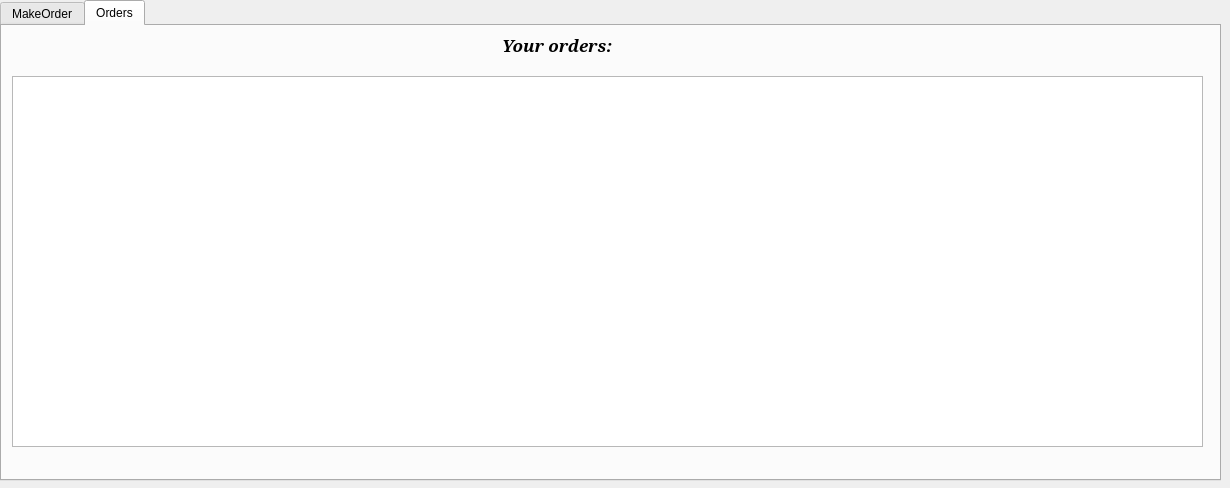
<?xml version="1.0" encoding="UTF-8"?>
<ui version="4.0">
 <class>GuestView</class>
 <widget class="QWidget" name="GuestView">
  <property name="geometry">
   <rect>
    <x>0</x>
    <y>0</y>
    <width>1230</width>
    <height>488</height>
   </rect>
  </property>
  <property name="windowTitle">
   <string>Guest View</string>
  </property>
  <widget class="QTabWidget" name="tabWidget">
   <property name="geometry">
    <rect>
     <x>0</x>
     <y>0</y>
     <width>1221</width>
     <height>481</height>
    </rect>
   </property>
   <property name="currentIndex">
    <number>1</number>
   </property>
   <widget class="QWidget" name="tabOrders">
    <attribute name="title">
     <string>MakeOrder</string>
    </attribute>
    <widget class="QDateEdit" name="dateBegin">
     <property name="geometry">
      <rect>
       <x>20</x>
       <y>30</y>
       <width>110</width>
       <height>26</height>
      </rect>
     </property>
     <property name="dateTime">
      <datetime>
       <hour>0</hour>
       <minute>0</minute>
       <second>0</second>
       <year>2018</year>
       <month>6</month>
       <day>1</day>
      </datetime>
     </property>
     <property name="time">
      <time>
       <hour>0</hour>
       <minute>0</minute>
       <second>0</second>
      </time>
     </property>
     <property name="minimumDate">
      <date>
       <year>2018</year>
       <month>6</month>
       <day>1</day>
      </date>
     </property>
    </widget>
    <widget class="QDateEdit" name="dateEnd">
     <property name="geometry">
      <rect>
       <x>140</x>
       <y>30</y>
       <width>110</width>
       <height>26</height>
      </rect>
     </property>
     <property name="minimumDateTime">
      <datetime>
       <hour>0</hour>
       <minute>0</minute>
       <second>0</second>
       <year>2018</year>
       <month>6</month>
       <day>1</day>
      </datetime>
     </property>
     <property name="minimumDate">
      <date>
       <year>2018</year>
       <month>6</month>
       <day>1</day>
      </date>
     </property>
    </widget>
    <widget class="QLabel" name="label_12">
     <property name="geometry">
      <rect>
       <x>30</x>
       <y>10</y>
       <width>91</width>
       <height>17</height>
      </rect>
     </property>
     <property name="text">
      <string>Дата заселения</string>
     </property>
    </widget>
    <widget class="QLabel" name="label_13">
     <property name="geometry">
      <rect>
       <x>140</x>
       <y>10</y>
       <width>101</width>
       <height>17</height>
      </rect>
     </property>
     <property name="text">
      <string>Дата выселения</string>
     </property>
    </widget>
    <widget class="QPushButton" name="vacantRoms">
     <property name="geometry">
      <rect>
       <x>10</x>
       <y>230</y>
       <width>101</width>
       <height>25</height>
      </rect>
     </property>
     <property name="text">
      <string>Show Rooms</string>
     </property>
    </widget>
    <widget class="QComboBox" name="orderplacesCb">
     <property name="geometry">
      <rect>
       <x>80</x>
       <y>100</y>
       <width>151</width>
       <height>25</height>
      </rect>
     </property>
     <item>
      <property name="text">
       <string>1</string>
      </property>
     </item>
     <item>
      <property name="text">
       <string>2</string>
      </property>
     </item>
     <item>
      <property name="text">
       <string>3</string>
      </property>
     </item>
     <item>
      <property name="text">
       <string>4</string>
      </property>
     </item>
     <item>
      <property name="text">
       <string>5</string>
      </property>
     </item>
     <item>
      <property name="text">
       <string>6</string>
      </property>
     </item>
     <item>
      <property name="text">
       <string>7</string>
      </property>
     </item>
     <item>
      <property name="text">
       <string>8</string>
      </property>
     </item>
     <item>
      <property name="text">
       <string>9</string>
      </property>
     </item>
     <item>
      <property name="text">
       <string>10</string>
      </property>
     </item>
    </widget>
    <widget class="QLabel" name="label_45">
     <property name="geometry">
      <rect>
       <x>20</x>
       <y>100</y>
       <width>51</width>
       <height>17</height>
      </rect>
     </property>
     <property name="text">
      <string>Places:</string>
     </property>
    </widget>
    <widget class="QLabel" name="label_46">
     <property name="geometry">
      <rect>
       <x>20</x>
       <y>130</y>
       <width>54</width>
       <height>17</height>
      </rect>
     </property>
     <property name="text">
      <string>Type:</string>
     </property>
    </widget>
    <widget class="QComboBox" name="orderRoomType">
     <property name="geometry">
      <rect>
       <x>80</x>
       <y>130</y>
       <width>151</width>
       <height>25</height>
      </rect>
     </property>
    </widget>
    <widget class="QComboBox" name="orderRatingStartCb">
     <property name="geometry">
      <rect>
       <x>80</x>
       <y>160</y>
       <width>71</width>
       <height>25</height>
      </rect>
     </property>
     <item>
      <property name="text">
       <string>1</string>
      </property>
     </item>
     <item>
      <property name="text">
       <string>2</string>
      </property>
     </item>
     <item>
      <property name="text">
       <string>3</string>
      </property>
     </item>
     <item>
      <property name="text">
       <string>4</string>
      </property>
     </item>
     <item>
      <property name="text">
       <string>5</string>
      </property>
     </item>
     <item>
      <property name="text">
       <string>6</string>
      </property>
     </item>
     <item>
      <property name="text">
       <string>7</string>
      </property>
     </item>
     <item>
      <property name="text">
       <string>8</string>
      </property>
     </item>
     <item>
      <property name="text">
       <string>9</string>
      </property>
     </item>
     <item>
      <property name="text">
       <string>10</string>
      </property>
     </item>
    </widget>
    <widget class="QLabel" name="label_47">
     <property name="geometry">
      <rect>
       <x>20</x>
       <y>160</y>
       <width>61</width>
       <height>17</height>
      </rect>
     </property>
     <property name="text">
      <string>Rating:</string>
     </property>
    </widget>
    <widget class="QTableWidget" name="vacantRoomsTbl">
     <property name="geometry">
      <rect>
       <x>260</x>
       <y>10</y>
       <width>611</width>
       <height>231</height>
      </rect>
     </property>
     <property name="editTriggers">
      <set>QAbstractItemView::NoEditTriggers</set>
     </property>
     <property name="showGrid">
      <bool>true</bool>
     </property>
    </widget>
    <widget class="QLabel" name="label_48">
     <property name="geometry">
      <rect>
       <x>20</x>
       <y>190</y>
       <width>61</width>
       <height>17</height>
      </rect>
     </property>
     <property name="text">
      <string>Price:</string>
     </property>
    </widget>
    <widget class="QComboBox" name="orderPriceEndCb">
     <property name="geometry">
      <rect>
       <x>160</x>
       <y>190</y>
       <width>71</width>
       <height>25</height>
      </rect>
     </property>
     <item>
      <property name="text">
       <string>500</string>
      </property>
     </item>
     <item>
      <property name="text">
       <string>1000</string>
      </property>
     </item>
     <item>
      <property name="text">
       <string>2000</string>
      </property>
     </item>
     <item>
      <property name="text">
       <string>3000</string>
      </property>
     </item>
     <item>
      <property name="text">
       <string>4000</string>
      </property>
     </item>
     <item>
      <property name="text">
       <string>5000</string>
      </property>
     </item>
     <item>
      <property name="text">
       <string>6000</string>
      </property>
     </item>
     <item>
      <property name="text">
       <string>7000</string>
      </property>
     </item>
     <item>
      <property name="text">
       <string>8000</string>
      </property>
     </item>
     <item>
      <property name="text">
       <string>9000</string>
      </property>
     </item>
     <item>
      <property name="text">
       <string>10000</string>
      </property>
     </item>
    </widget>
    <widget class="QComboBox" name="orderRatingEndCb">
     <property name="geometry">
      <rect>
       <x>160</x>
       <y>160</y>
       <width>71</width>
       <height>25</height>
      </rect>
     </property>
     <item>
      <property name="text">
       <string>2</string>
      </property>
     </item>
     <item>
      <property name="text">
       <string>3</string>
      </property>
     </item>
     <item>
      <property name="text">
       <string>4</string>
      </property>
     </item>
     <item>
      <property name="text">
       <string>5</string>
      </property>
     </item>
     <item>
      <property name="text">
       <string>6</string>
      </property>
     </item>
     <item>
      <property name="text">
       <string>7</string>
      </property>
     </item>
     <item>
      <property name="text">
       <string>8</string>
      </property>
     </item>
     <item>
      <property name="text">
       <string>9</string>
      </property>
     </item>
     <item>
      <property name="text">
       <string>10</string>
      </property>
     </item>
    </widget>
    <widget class="QPushButton" name="makeOrderBtn">
     <property name="geometry">
      <rect>
       <x>140</x>
       <y>230</y>
       <width>101</width>
       <height>25</height>
      </rect>
     </property>
     <property name="text">
      <string>Make order</string>
     </property>
    </widget>
    <widget class="QLabel" name="label">
     <property name="geometry">
      <rect>
       <x>20</x>
       <y>70</y>
       <width>54</width>
       <height>17</height>
      </rect>
     </property>
     <property name="text">
      <string>Hotel:</string>
     </property>
    </widget>
    <widget class="QComboBox" name="hotelCb">
     <property name="geometry">
      <rect>
       <x>80</x>
       <y>70</y>
       <width>151</width>
       <height>25</height>
      </rect>
     </property>
    </widget>
    <widget class="QTableWidget" name="HotelsTbl">
     <property name="geometry">
      <rect>
       <x>10</x>
       <y>270</y>
       <width>861</width>
       <height>171</height>
      </rect>
     </property>
     <property name="editTriggers">
      <set>QAbstractItemView::NoEditTriggers</set>
     </property>
     <property name="showGrid">
      <bool>true</bool>
     </property>
    </widget>
    <widget class="QLabel" name="label_10">
     <property name="geometry">
      <rect>
       <x>380</x>
       <y>250</y>
       <width>71</width>
       <height>17</height>
      </rect>
     </property>
     <property name="text">
      <string>Hotels</string>
     </property>
    </widget>
    <widget class="QComboBox" name="orderPriceStartCb">
     <property name="geometry">
      <rect>
       <x>80</x>
       <y>190</y>
       <width>71</width>
       <height>25</height>
      </rect>
     </property>
     <item>
      <property name="text">
       <string>500</string>
      </property>
     </item>
     <item>
      <property name="text">
       <string>1000</string>
      </property>
     </item>
     <item>
      <property name="text">
       <string>2000</string>
      </property>
     </item>
     <item>
      <property name="text">
       <string>3000</string>
      </property>
     </item>
     <item>
      <property name="text">
       <string>4000</string>
      </property>
     </item>
     <item>
      <property name="text">
       <string>5000</string>
      </property>
     </item>
     <item>
      <property name="text">
       <string>6000</string>
      </property>
     </item>
     <item>
      <property name="text">
       <string>7000</string>
      </property>
     </item>
     <item>
      <property name="text">
       <string>8000</string>
      </property>
     </item>
     <item>
      <property name="text">
       <string>9000</string>
      </property>
     </item>
     <item>
      <property name="text">
       <string>10000</string>
      </property>
     </item>
    </widget>
    <widget class="QGroupBox" name="groupBox_3">
     <property name="geometry">
      <rect>
       <x>880</x>
       <y>50</y>
       <width>331</width>
       <height>341</height>
      </rect>
     </property>
     <property name="title">
      <string/>
     </property>
     <widget class="QPushButton" name="editBtn">
      <property name="geometry">
       <rect>
        <x>110</x>
        <y>310</y>
        <width>80</width>
        <height>25</height>
       </rect>
      </property>
      <property name="text">
       <string>Edit info</string>
      </property>
     </widget>
     <widget class="QLabel" name="label_3">
      <property name="geometry">
       <rect>
        <x>10</x>
        <y>0</y>
        <width>271</width>
        <height>17</height>
       </rect>
      </property>
      <property name="font">
       <font>
        <pointsize>11</pointsize>
        <weight>50</weight>
        <italic>true</italic>
        <bold>false</bold>
       </font>
      </property>
      <property name="text">
       <string>Edit info about yourself, if you want:</string>
      </property>
     </widget>
     <widget class="QGroupBox" name="groupBox_4">
      <property name="geometry">
       <rect>
        <x>30</x>
        <y>230</y>
        <width>261</width>
        <height>71</height>
       </rect>
      </property>
      <property name="title">
       <string/>
      </property>
      <widget class="QLabel" name="editLbl">
       <property name="geometry">
        <rect>
         <x>10</x>
         <y>20</y>
         <width>251</width>
         <height>51</height>
        </rect>
       </property>
       <property name="text">
        <string/>
       </property>
      </widget>
      <widget class="QLabel" name="label_36">
       <property name="geometry">
        <rect>
         <x>90</x>
         <y>0</y>
         <width>61</width>
         <height>17</height>
        </rect>
       </property>
       <property name="text">
        <string>Message:</string>
       </property>
      </widget>
     </widget>
     <widget class="QTextEdit" name="firstN">
      <property name="geometry">
       <rect>
        <x>140</x>
        <y>30</y>
        <width>181</width>
        <height>31</height>
       </rect>
      </property>
     </widget>
     <widget class="QLabel" name="firstNL_4">
      <property name="geometry">
       <rect>
        <x>20</x>
        <y>40</y>
        <width>111</width>
        <height>16</height>
       </rect>
      </property>
      <property name="font">
       <font>
        <pointsize>12</pointsize>
        <weight>75</weight>
        <bold>true</bold>
       </font>
      </property>
      <property name="text">
       <string>FirstName* :</string>
      </property>
     </widget>
     <widget class="QTextEdit" name="passportTE">
      <property name="geometry">
       <rect>
        <x>140</x>
        <y>190</y>
        <width>181</width>
        <height>31</height>
       </rect>
      </property>
     </widget>
     <widget class="QTextEdit" name="phoneTE">
      <property name="geometry">
       <rect>
        <x>140</x>
        <y>150</y>
        <width>181</width>
        <height>31</height>
       </rect>
      </property>
     </widget>
     <widget class="QLabel" name="passportL_2">
      <property name="geometry">
       <rect>
        <x>20</x>
        <y>200</y>
        <width>111</width>
        <height>16</height>
       </rect>
      </property>
      <property name="font">
       <font>
        <pointsize>12</pointsize>
        <weight>75</weight>
        <bold>true</bold>
       </font>
      </property>
      <property name="text">
       <string>Passport* :</string>
      </property>
     </widget>
     <widget class="QTextEdit" name="lastN">
      <property name="geometry">
       <rect>
        <x>140</x>
        <y>110</y>
        <width>181</width>
        <height>31</height>
       </rect>
      </property>
     </widget>
     <widget class="QLabel" name="firstNL_5">
      <property name="geometry">
       <rect>
        <x>20</x>
        <y>120</y>
        <width>111</width>
        <height>16</height>
       </rect>
      </property>
      <property name="font">
       <font>
        <pointsize>12</pointsize>
        <weight>75</weight>
        <bold>true</bold>
       </font>
      </property>
      <property name="text">
       <string>LastName : </string>
      </property>
     </widget>
     <widget class="QTextEdit" name="secondN">
      <property name="geometry">
       <rect>
        <x>140</x>
        <y>70</y>
        <width>181</width>
        <height>31</height>
       </rect>
      </property>
     </widget>
     <widget class="QLabel" name="passwordL_3">
      <property name="geometry">
       <rect>
        <x>10</x>
        <y>160</y>
        <width>131</width>
        <height>16</height>
       </rect>
      </property>
      <property name="font">
       <font>
        <pointsize>12</pointsize>
        <weight>75</weight>
        <bold>true</bold>
       </font>
      </property>
      <property name="text">
       <string>Phonenumber :</string>
      </property>
     </widget>
     <widget class="QLabel" name="firstNL_6">
      <property name="geometry">
       <rect>
        <x>10</x>
        <y>80</y>
        <width>131</width>
        <height>16</height>
       </rect>
      </property>
      <property name="font">
       <font>
        <pointsize>12</pointsize>
        <weight>75</weight>
        <bold>true</bold>
       </font>
      </property>
      <property name="text">
       <string>SecondName* :</string>
      </property>
     </widget>
    </widget>
    <widget class="QLabel" name="helloLbl">
     <property name="geometry">
      <rect>
       <x>950</x>
       <y>0</y>
       <width>241</width>
       <height>31</height>
      </rect>
     </property>
     <property name="font">
      <font>
       <pointsize>12</pointsize>
       <weight>75</weight>
       <bold>true</bold>
      </font>
     </property>
     <property name="text">
      <string/>
     </property>
    </widget>
   </widget>
   <widget class="QWidget" name="tab">
    <attribute name="title">
     <string>Orders</string>
    </attribute>
    <widget class="QTableWidget" name="guestOrders">
     <property name="geometry">
      <rect>
       <x>10</x>
       <y>50</y>
       <width>1191</width>
       <height>371</height>
      </rect>
     </property>
     <property name="editTriggers">
      <set>QAbstractItemView::NoEditTriggers</set>
     </property>
     <property name="showGrid">
      <bool>true</bool>
     </property>
    </widget>
    <widget class="QLabel" name="label_2">
     <property name="geometry">
      <rect>
       <x>500</x>
       <y>10</y>
       <width>221</width>
       <height>17</height>
      </rect>
     </property>
     <property name="font">
      <font>
       <family>Serif</family>
       <pointsize>13</pointsize>
       <weight>75</weight>
       <italic>true</italic>
       <bold>true</bold>
      </font>
     </property>
     <property name="text">
      <string>Your orders:</string>
     </property>
    </widget>
   </widget>
  </widget>
 </widget>
 <resources/>
 <connections/>
</ui>
